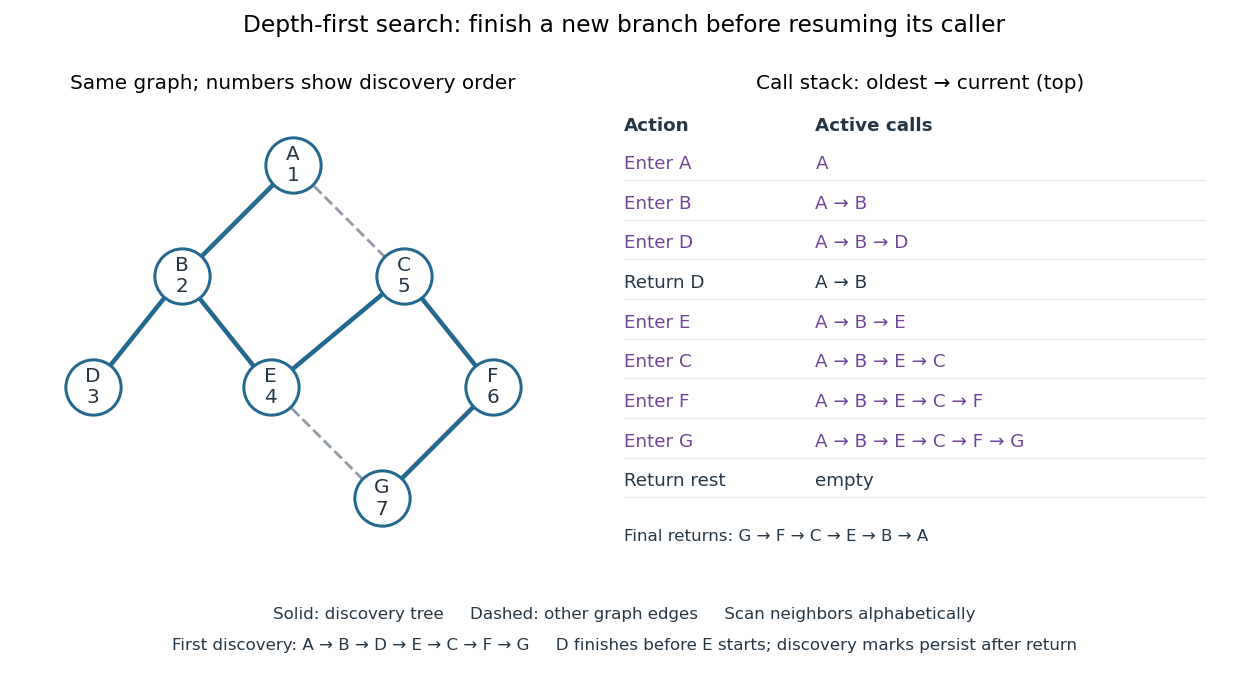

Reproduce this figure in Python.
"""Compute recursive DFS and its call stack; write the PNG to the current directory.

Tested with Python 3.14, numpy 2.3.5 and matplotlib 3.10.7.
Run from the repository with make _media/depth-first-search-stack.png.
"""

from pathlib import Path

import matplotlib

matplotlib.use("Agg")
import matplotlib.pyplot as plt
import numpy as np


VERTICES = "ABCDEFG"
EDGES = ("AB", "AC", "BD", "BE", "CE", "CF", "EG", "FG")
POSITIONS = dict(zip(VERTICES, np.array([
    [0, 3], [-1, 2], [1, 2], [-1.8, 1], [-0.2, 1], [1.8, 1], [0.8, 0]
])))
DARK, BLUE, PURPLE = "#253746", "#24688f", "#704599"


def compute_dfs():
    adjacency = {v: sorted(b if a == v else a for a, b in EDGES if v in (a, b))
                 for v in VERTICES}
    seen, order, tree, stack, events = set(), [], [], [], []
    scans = 0

    def visit(u):
        nonlocal scans
        seen.add(u)
        order.append(u)
        stack.append(u)
        events.append(("Enter " + u, tuple(stack)))
        for v in adjacency[u]:
            scans += 1
            if v not in seen:
                tree.append(u + v)
                visit(v)
        assert stack.pop() == u
        events.append(("Return " + u, tuple(stack)))

    visit("A")
    # Simulate suspended adjacency-list iterators to check recursive equivalence.
    frames, marked, iterative, iterative_tree = [("A", iter(adjacency["A"]))], {"A"}, ["A"], []
    while frames:
        u, neighbors = frames[-1]
        v = next(neighbors, None)
        if v is None:
            frames.pop()
        elif v not in marked:
            marked.add(v)
            iterative.append(v)
            iterative_tree.append(u + v)
            frames.append((v, iter(adjacency[v])))
    assert order == iterative == list("ABDECFG")
    assert tree == iterative_tree == ["AB", "BD", "BE", "EC", "CF", "FG"]
    assert seen == set(VERTICES) and len(order) == len(seen) == 7
    assert scans == 16 and len(events) == 14
    assert max(len(state) for _, state in events) == 6
    assert dict(events)["Return D"] == ("A", "B")
    assert dict(events)["Enter G"] == tuple("ABECFG")
    assert [action for action, _ in events[8:]] == ["Return " + v for v in "GFCEBA"]

    # A stack that marks all reverse-ordered neighbors on push differs.
    pending, marked, eager = ["A"], {"A"}, []
    while pending:
        u = pending.pop()
        eager.append(u)
        for v in reversed(adjacency[u]):
            if v not in marked:
                marked.add(v)
                pending.append(v)
    assert eager == list("ABDEGFC") and eager != order
    return order, tree, events, scans


def draw_graph(ax, order, tree):
    highlighted = {frozenset(e) for e in tree}
    for a, b in EDGES:
        xy = np.array([POSITIONS[a], POSITIONS[b]])
        is_tree = frozenset((a, b)) in highlighted
        ax.plot(xy[:, 0], xy[:, 1], color=BLUE if is_tree else "#929ca6",
                lw=2.7 if is_tree else 1.7, ls="-" if is_tree else "--", zorder=1)
    for v, (x, y) in POSITIONS.items():
        ax.scatter(x, y, s=1100, facecolors="white", edgecolors=BLUE,
                   linewidths=1.8, zorder=3)
        ax.text(x, y, f"{v}\n{order.index(v) + 1}", ha="center", va="center",
                fontsize=12, linespacing=1.15, color=DARK, zorder=4)
    ax.set(xlim=(-2.3, 2.3), ylim=(-0.5, 3.5), aspect="equal")
    ax.axis("off")
    ax.set_title("Same graph; numbers show discovery order", fontsize=12, pad=12)


def main():
    order, tree, events, scans = compute_dfs()
    fig, axes = plt.subplots(1, 2, figsize=(10.4, 5.7), dpi=120,
                             facecolor="white", gridspec_kw={"width_ratios": [1, 1.18]})
    draw_graph(axes[0], order, tree)
    ax = axes[1]
    ax.set(xlim=(0, 1), ylim=(-0.6, 9.6))
    ax.axis("off")
    ax.set_title("Call stack: oldest → current (top)", fontsize=12, pad=12)
    ax.text(0.02, 9.1, "Action", color=DARK, fontsize=11, fontweight="bold")
    ax.text(0.33, 9.1, "Active calls", color=DARK, fontsize=11, fontweight="bold")
    rows = events[:8] + [("Return rest", ())]
    for i, (action, state) in enumerate(rows):
        y = 8.35 - i * 0.91
        color = PURPLE if action.startswith("Enter") else DARK
        ax.text(0.02, y, action, fontsize=11, color=color, va="center")
        ax.text(0.33, y, " → ".join(state) if state else "empty", fontsize=11,
                color=color, va="center")
        ax.axhline(y - 0.37, xmin=0.02, xmax=0.96, color="#e6e9ed", lw=0.8)
    ax.text(0.02, -0.3, "Final returns: " + " → ".join(a.split()[1] for a, _ in events[8:]),
            fontsize=10, color=DARK)
    fig.suptitle("Depth-first search: finish a new branch before resuming its caller", fontsize=14)
    fig.text(0.5, 0.095, "Solid: discovery tree     Dashed: other graph edges     "
             "Scan neighbors alphabetically", ha="center", fontsize=10, color=DARK)
    fig.text(0.5, 0.05, "First discovery: " + " → ".join(order) + "     "
             "D finishes before E starts; discovery marks persist after return",
             ha="center", fontsize=10, color=DARK)
    fig.subplots_adjust(left=0.025, right=0.985, top=0.84, bottom=0.19, wspace=0.1)
    fig.savefig(Path.cwd() / "depth-first-search-stack.png", facecolor="white",
                transparent=False)
    plt.close(fig)
    print(f"DFS: order={''.join(order)}; tree={tree}; scans={scans}; "
          f"stack_peak=6; entries=7; returns=7; eager_stack_order=ABDEGFC")


if __name__ == "__main__":
    main()
